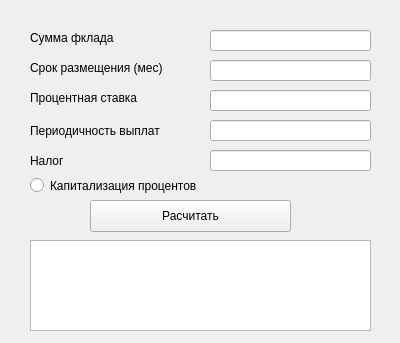
<?xml version="1.0" encoding="UTF-8"?>
<ui version="4.0">
 <class>DepositCalc</class>
 <widget class="QWidget" name="DepositCalc">
  <property name="geometry">
   <rect>
    <x>0</x>
    <y>0</y>
    <width>400</width>
    <height>343</height>
   </rect>
  </property>
  <property name="windowTitle">
   <string>Form</string>
  </property>
  <widget class="QLabel" name="label">
   <property name="geometry">
    <rect>
     <x>30</x>
     <y>30</y>
     <width>101</width>
     <height>16</height>
    </rect>
   </property>
   <property name="text">
    <string>Сумма фклада</string>
   </property>
  </widget>
  <widget class="QLabel" name="label_2">
   <property name="geometry">
    <rect>
     <x>30</x>
     <y>60</y>
     <width>161</width>
     <height>16</height>
    </rect>
   </property>
   <property name="text">
    <string>Срок размещения (мес)</string>
   </property>
  </widget>
  <widget class="QLabel" name="label_3">
   <property name="geometry">
    <rect>
     <x>30</x>
     <y>90</y>
     <width>121</width>
     <height>16</height>
    </rect>
   </property>
   <property name="text">
    <string>Процентная ставка</string>
   </property>
  </widget>
  <widget class="QLabel" name="label_4">
   <property name="geometry">
    <rect>
     <x>30</x>
     <y>120</y>
     <width>151</width>
     <height>21</height>
    </rect>
   </property>
   <property name="text">
    <string>Периодичность выплат</string>
   </property>
  </widget>
  <widget class="QLineEdit" name="l_sum">
   <property name="geometry">
    <rect>
     <x>210</x>
     <y>30</y>
     <width>161</width>
     <height>21</height>
    </rect>
   </property>
  </widget>
  <widget class="QLineEdit" name="l_term">
   <property name="geometry">
    <rect>
     <x>210</x>
     <y>60</y>
     <width>161</width>
     <height>21</height>
    </rect>
   </property>
  </widget>
  <widget class="QLineEdit" name="l_procent">
   <property name="geometry">
    <rect>
     <x>210</x>
     <y>90</y>
     <width>161</width>
     <height>21</height>
    </rect>
   </property>
  </widget>
  <widget class="QLineEdit" name="l_period">
   <property name="geometry">
    <rect>
     <x>210</x>
     <y>120</y>
     <width>161</width>
     <height>21</height>
    </rect>
   </property>
  </widget>
  <widget class="QPlainTextEdit" name="result_text">
   <property name="geometry">
    <rect>
     <x>30</x>
     <y>240</y>
     <width>341</width>
     <height>91</height>
    </rect>
   </property>
  </widget>
  <widget class="QPushButton" name="b_calculate">
   <property name="geometry">
    <rect>
     <x>90</x>
     <y>200</y>
     <width>201</width>
     <height>32</height>
    </rect>
   </property>
   <property name="text">
    <string>Расчитать</string>
   </property>
  </widget>
  <widget class="QLabel" name="label_5">
   <property name="geometry">
    <rect>
     <x>30</x>
     <y>150</y>
     <width>151</width>
     <height>21</height>
    </rect>
   </property>
   <property name="text">
    <string>Налог</string>
   </property>
  </widget>
  <widget class="QLineEdit" name="l_tax">
   <property name="geometry">
    <rect>
     <x>210</x>
     <y>150</y>
     <width>161</width>
     <height>21</height>
    </rect>
   </property>
  </widget>
  <widget class="QRadioButton" name="rB_capitalization">
   <property name="geometry">
    <rect>
     <x>30</x>
     <y>170</y>
     <width>201</width>
     <height>31</height>
    </rect>
   </property>
   <property name="text">
    <string>Капитализация процентов</string>
   </property>
  </widget>
 </widget>
 <resources/>
 <connections/>
</ui>
